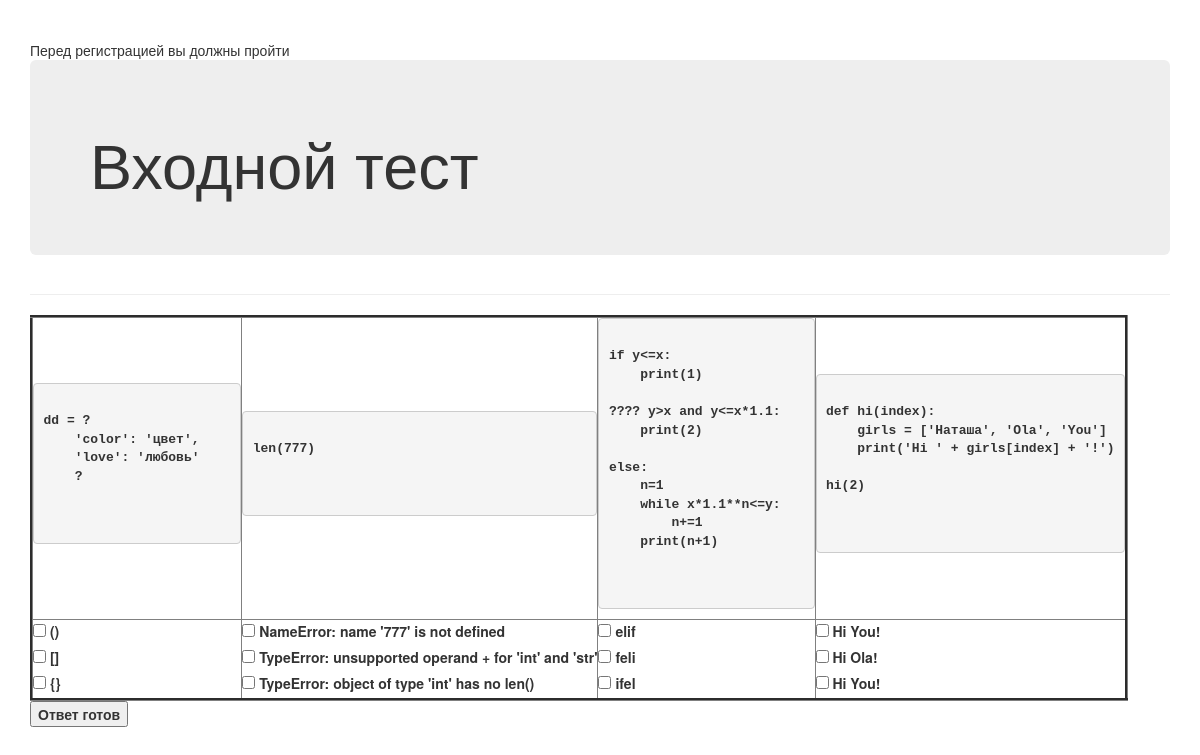
The page /ent_test on the database its author committed.
### entry_test/models.py (models this page shows, shortened)
class Riddle(models.Model):
    riddle_text = models.TextField()

class Option(models.Model):
    riddle = models.ForeignKey(Riddle, on_delete=models.CASCADE)
    text = models.CharField(max_length=255)
    correct = models.BooleanField(default=False)

### entry_test/views.py (the view)
# urls.py: path('', views.index, name='ind'),
def index(request):
    qs=models.Riddle.objects.all()
    ll=list(qs)
    shuffle(ll)
    ll_op=[]
    for topic in ll:
        rr = models.Riddle.objects.get(id=topic.id)
        rr_qs=rr.option_set.all()
        l_op=[]
        for op in rr_qs:
            br1=Person()
            br1.name=change_space_underscore(op.text)
            br1.lbl=op.text
            l_op.append(br1)
        shuffle(l_op)
        ll_op.append(l_op)
    remembrancies=ll
    remembrancies1=ll_op
    data = {"header": "Память", "remembrancies": remembrancies , "remembrancies1": remembrancies1}
    return render(request, "entry_test/index.html", context=data)

### entry_test/views.py (called while the page is built)
def change_space_underscore(line):
    lr=''
    for ii in line:
        if ii == ' ':
            lr+='_'
        else:
            lr+=ii
    return lr

### entry_test/templates/entry_test/index.html (shortened to what this page needs)
{% extends "entry_test/base.html" %}
	{% block header %}
Перед регистрацией вы должны пройти
	 <div class='jumbotron'>
<h1>Входной тест</h1>
</div>
{% endblock header %}
{% block content %}
   <strong>
<table border="3">
<tr>
{% for person in remembrancies %}
<td>
<pre>
<p>
{{person.riddle_text}}
 </p>
</pre>
</td>
{% endfor %}
</tr>
<form action="{% url 'entry_test:home1' %}" method="post">
<tr>
{% for checkboxes in remembrancies1 %}
<td>
{% for chckbx in checkboxes %}
     <input type="checkbox" name={{chckbx.name}} />
        <label > {{chckbx.lbl}}</label>
    <br>
{% endfor %}
</td>
{% endfor %}
</tr>
</table>
    <input type="submit" value="Ответ готов" />
</strong>
{% endblock content %}

### entry_test/templates/entry_test/base.html (shortened to what this page needs)
{% load bootstrap3 %}
	<!DOCTYPE html>
	<html lang="en">
	 <head>
	 {% bootstrap_css %}
	 </head>
	 <body>
<div class="container">
<div class="page-header">
	 {% block header %}{% endblock header %}
</div>
<div>
	 {% block content %}{% endblock content %}
</div>
</div>
</body>
</html>

### rows shown on the page
Riddle: riddle_text "dd = ? 'color': 'цвет', 'love': 'любовь' ?"
Riddle: riddle_text "len(777)"
Riddle: riddle_text "if y<=x: print(1) ???? y>x and y<=x*1.1: print(2) else: n=1 while x*1.1**n<=y: n+=1 print(n+1)"
Riddle: riddle_text "def hi(index): girls = ['Наташа', 'Ola', 'You'] print('Hi ' + girls[index] + '!') hi(2)"
Option: lbl "()"
Option: lbl "[]"
Option: lbl "{}"
Option: lbl "NameError: name '777' is not defined"
Option: lbl "TypeError: unsupported operand + for 'int' and 'str'"
Option: lbl "TypeError: object of type 'int' has no len()"
Option: lbl "elif"
Option: lbl "feli"
Option: lbl "ifel"
Option: lbl "Hi You!"
Option: lbl "Hi Ola!"
Option: lbl "Hi You!"
